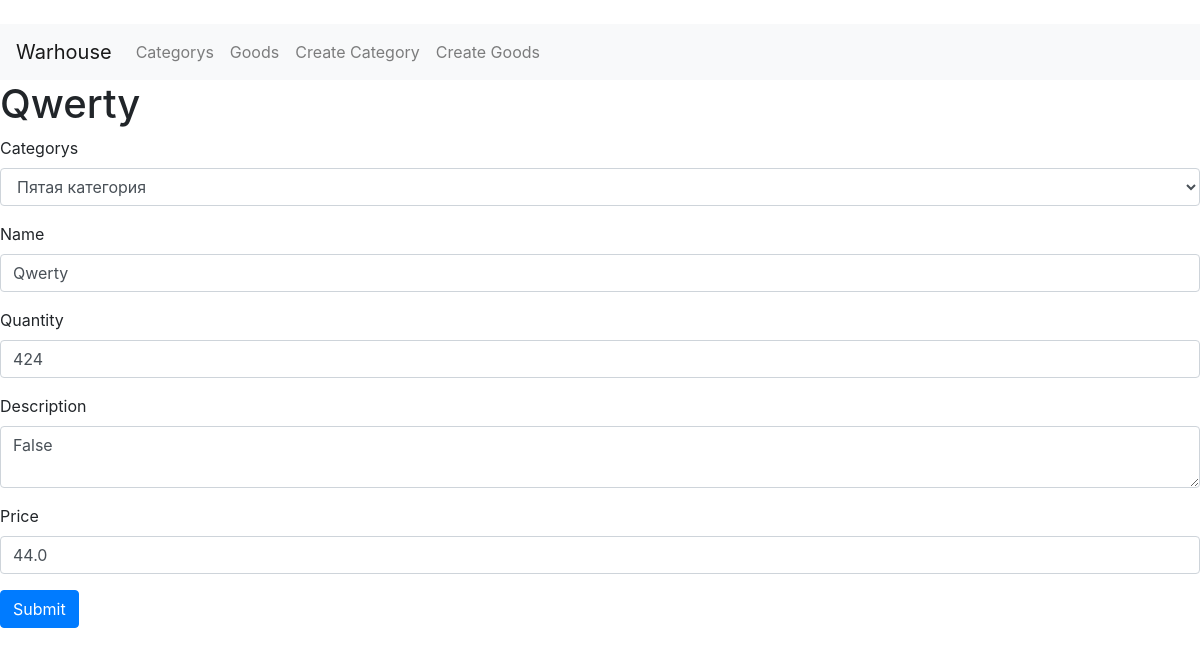
Screenshot of /goods/4/g_edit with the database file from the repository.
### app.py (models this page shows, shortened)
class Goods(db.Model):
	id = db.Column(db.Integer, primary_key=True)
	category = db.Column(db.String, nullable=False)
	name = db.Column(db.String, unique=True, nullable=False)
	quantity = db.Column(db.Integer, nullable=False)
	description = db.Column(db.Text(150), nullable=False)
	price = db.Column(db.Float, nullable=False)
	category_id = db.Column(db.Integer, db.ForeignKey('category.id'), nullable=False)

### app.py (the view)
@app.route('/goods/<int:id>/g_edit', methods = ['POST', 'GET'])
def g_edit(id):
	categorys = Category.query.order_by(Category.id).all()
	goods = Goods.query.get(id)
	if request.method == "POST":
		goods.category = request.form['category']
		goods.name = request.form['name']
		goods.quantity = request.form['quantity']
		goods.description = request.form['description']
		goods.price = request.form['price']
		for el in categorys:
			if (el.name == category):
				goods.category_id = el.id
		try:
			db.session.commit()
			return redirect('/goods')
		except:
			return "Что-то не то"
	else:
		return render_template("g_edit.html",
						goods=goods,
						categorys=categorys)

### templates/g_edit.html (shortened to what this page needs)
﻿{% extends "base.html" %}
{% block content %}
<h1>{{goods.name}}</h1>
<form method="post">
    <div class="form-group">
        <label for="email">Categorys</label>
        <select class="form-control" id="category" name="category">
            <option> {{goods.category}}</option>
        </select>
    </div>
    <div class="form-group">
        <label for="exampleInputPassword1">Name</label>
        <input type="text" class="form-control" name="name" id="name" value="{{goods.name}}">
    </div>
    <div class="form-group">
        <label for="exampleInputPassword1">Quantity</label>
        <input type="number" class="form-control" name="quantity" id="quantity" value="{{goods.quantity}}">
    </div>
    <div class="form-group">
        <label for="exampleInputPassword1">Description</label>
        <textarea class="form-control" name="description" id="description">{{goods.description}}</textarea>
    </div>
    <div class="form-group">
        <label for="exampleInputPassword1">Price</label>
        <input type="number" class="form-control" name="price" id="price" value="{{goods.price}}">
    </div>
    <button type="submit" class="btn btn-primary">Submit</button>
</form>
{% endblock %}

### rows the page displays
Goods: name "Qwerty", category "Пятая категория", quantity "424", description "False", price "44.0"
